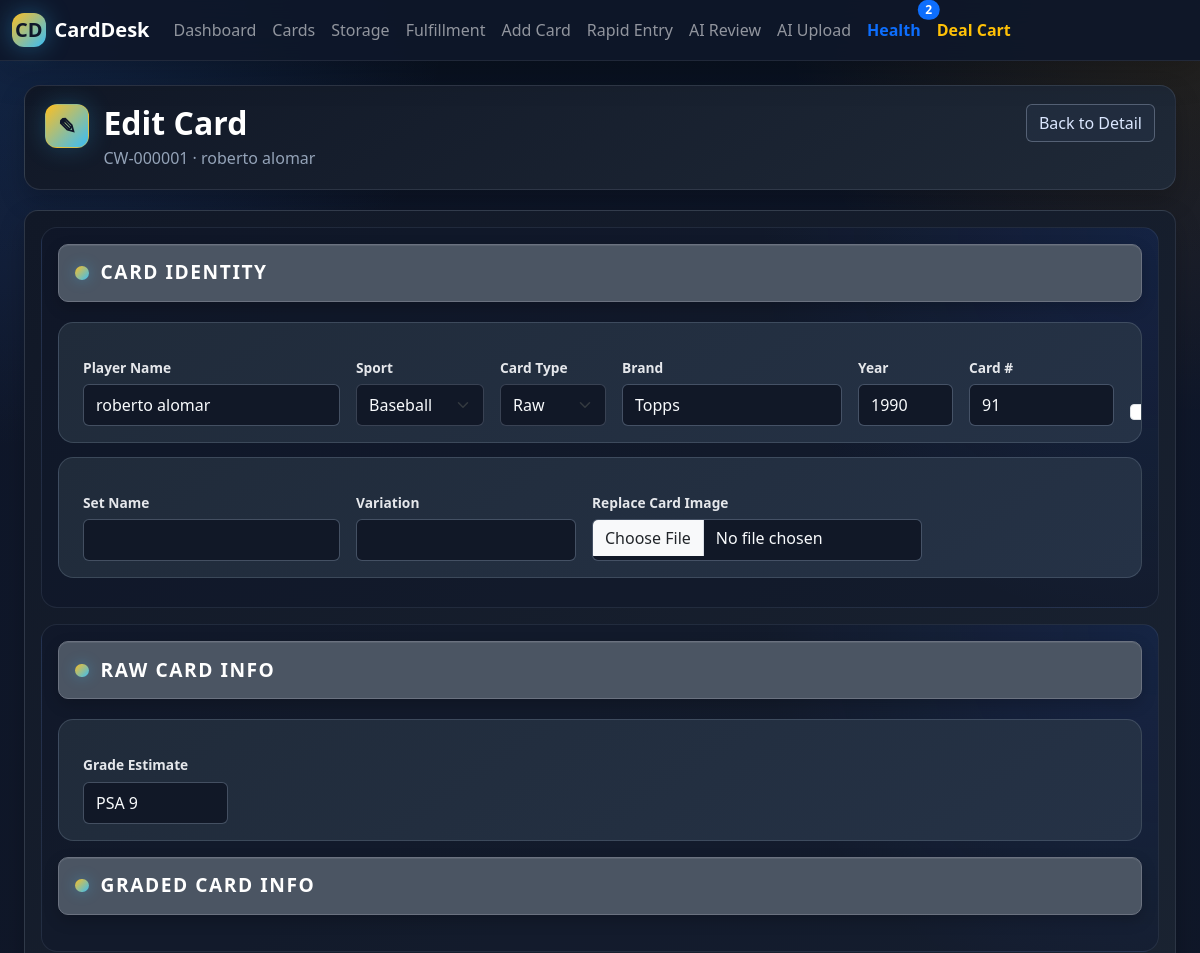
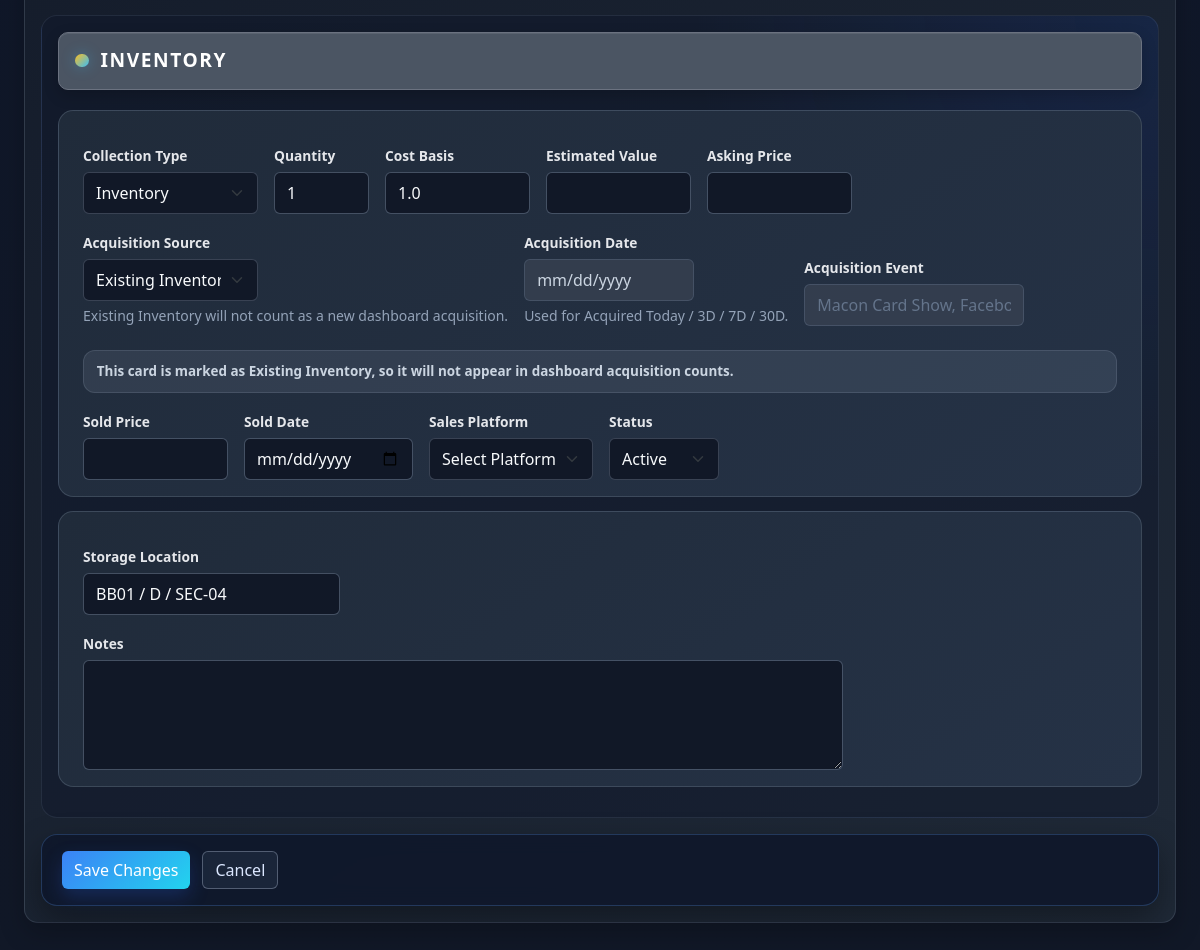
Screenshot of /cards/1/edit with the database file from the repository (2 pictures, top to bottom).
### models.py (models this page shows)
class Card(db.Model):
    id = db.Column(db.Integer, primary_key=True)
    card_code = db.Column(db.String(50), unique=True, nullable=False)
    player_name = db.Column(db.String(100), nullable=False)
    year = db.Column(db.Integer)
    sport = db.Column(db.String(50))
    brand = db.Column(db.String(100))
    set_name = db.Column(db.String(100))
    card_number = db.Column(db.String(50))
    variation = db.Column(db.String(100))
    is_hof = db.Column(db.Boolean, default=False)
    is_rookie = db.Column(db.Boolean, default=False)
    card_type = db.Column(db.String(20), default="Raw")
    grading_company = db.Column(db.String(50))
    actual_grade = db.Column(db.String(20))
    cert_number = db.Column(db.String(100))
    grade_estimate = db.Column(db.String(20))
    quantity = db.Column(db.Integer, default=1)
    purchase_price = db.Column(db.Float)
    estimated_value = db.Column(db.Float)
    asking_price = db.Column(db.Float)
    sold_price = db.Column(db.Float)
    sold_date = db.Column(db.String(20))
    sales_platform = db.Column(db.String(100))
    purchase_date = db.Column(db.String(20))
    acquisition_source = db.Column(db.String(50), default="Existing Inventory")
    acquisition_date = db.Column(db.String(20))
    acquisition_event = db.Column(db.String(150))
    storage_location = db.Column(db.String(200))
    image_filename = db.Column(db.String(200))
    image_back_filename = db.Column(db.String(200))
    notes = db.Column(db.Text)
    status = db.Column(db.String(50), default="Holding")
    collection_type = db.Column(db.String(50), default="Inventory")
    deal_id = db.Column(db.String(100))
    customer_name = db.Column(db.String(150))
    payment_type = db.Column(db.String(50))
    deal_discount_percent = db.Column(db.Float)
    trade_credit = db.Column(db.Float)
    cash_received = db.Column(db.Float)
    deal_notes = db.Column(db.Text)
    fulfillment_status = db.Column(db.String(50), default="In Storage")
    shipping_carrier = db.Column(db.String(50))
    tracking_number = db.Column(db.String(100))
    shipping_cost = db.Column(db.Float)
    shipped_date = db.Column(db.String(20))
    shipping_notes = db.Column(db.Text)
    created_at = db.Column(db.DateTime, server_default=db.func.now())

### app.py (the view, shortened to what this page needs)
@app.route("/cards/<int:card_id>/edit", methods=["GET", "POST"])
def edit_card(card_id):
    card = Card.query.get_or_404(card_id)
    return render_template(
        "edit_card.html",
        card=card
    )

### app.py (called while the page is built, shortened)
def get_deal_cart_ids():
    return [int(card_id) for card_id in session.get("deal_cart", [])]

def get_deal_cart_cards():
    cart_ids = get_deal_cart_ids()
    if not cart_ids:
        return []

### templates/edit_card.html (shortened to what this page needs)
{% extends "base.html" %}
{% block content %}
<div class="edit-card-page">
<div class="edit-card-hero">
    <div class="edit-card-title-wrap">
        <div class="edit-card-icon">✎</div>
        <div>
            <h1 class="h2 mb-1">Edit Card</h1>
            <p class="text-muted mb-0">{{ card.card_code }} · {{ card.player_name }}</p>
        </div>
    </div>
    <a class="btn btn-outline-secondary" href="{{ url_for('card_detail', card_id=card.id) }}">Back to Detail</a>
</div>
<form method="POST" enctype="multipart/form-data" class="card page-card cw-form-compact edit-card-form-card">
    <div class="card-body">
        <section class="cd-section">
        <div class="cd-section-title">Card Identity</div>
        <div class="row g-3 align-items-end cw-form-row cw-row-a flex-nowrap overflow-auto">
            <div class="col-md-auto cw-field-player">
                <label class="form-label">Player Name</label>
                <input class="form-control" type="text" name="player_name" required value="{{ card.player_name }}">
            </div>
            <div class="col-md-auto cw-field-select-sm">
                <label class="form-label">Sport</label>
                <select class="form-select" name="sport">
                    {% for sport in ["Baseball", "Football", "Basketball", "Hockey", "Soccer", "Golf", "Racing", "Wrestling", "Boxing", "Other"] %}
                        <option value="{{ sport }}" {% if card.sport == sport %}selected{% endif %}>{{ sport }}</option>
                    {% endfor %}
                </select>
            </div>
            <div class="col-md-auto cw-field-select-xs">
                <label class="form-label">Card Type</label>
                <select class="form-select" name="card_type">
                    <option value="Raw" {% if card.card_type == "Raw" %}selected{% endif %}>Raw</option>
                </select>
            </div>
            <div class="col-md-auto cw-field-md">
                <label class="form-label">Brand</label>
                <input class="form-control" type="text" name="brand" value="{{ card.brand or '' }}">
            </div>
            <div class="col-md-auto cw-field-xs">
                <label class="form-label">Year</label>
                <input class="form-control cw-input-xs" type="number" name="year" value="{{ card.year or '' }}">
            </div>
            <div class="col-md-auto cw-field-sm">
                <label class="form-label">Card #</label>
                <input class="form-control cw-input-sm" type="text" name="card_number" value="{{ card.card_number or '' }}">
            </div>
            <div class="col-md-auto">
                <div class="form-check mt-4">
                    <input class="form-check-input" type="checkbox" name="is_hof" id="is_hof" {% if card.is_hof %}checked{% endif %}>
                </div>
            </div>
        </div>
        <div class="row g-3 align-items-end cw-form-row cw-row-b">
            <div class="col-12 col-md-auto cw-field-lg">
                <label class="form-label">Set Name</label>
                <input class="form-control" type="text" name="set_name" value="{{ card.set_name or '' }}">
            </div>
            <div class="col-7 col-md-auto cw-field-md">
                <label class="form-label">Variation</label>
                <input class="form-control" type="text" name="variation" value="{{ card.variation or '' }}">
            </div>
            <div class="col-12 col-md-auto cw-field-file">
                <label class="form-label">Replace Card Image</label>
                <input class="form-control" type="file" name="card_image" accept="image/*">
            </div>
        </div>
        </section>
        <section class="cd-section">
        <div id="raw-heading" class="cd-section-title">Raw Card Info</div>
        <div id="raw-fields" class="row g-3 cw-form-row cw-grade-row">
            <div class="col-6 col-md-auto cw-field-sm">
                <label class="form-label">Grade Estimate</label>
                <input class="form-control cw-input-sm" type="text" name="grade_estimate" value="{{ card.grade_estimate or '' }}">
            </div>
        </div>
        <div id="graded-heading" class="cd-section-title mt-3">Graded Card Info</div>
        </section>
        <section class="cd-section">
        <div class="cd-section-title">Inventory</div>
        <div class="row g-3 align-items-end cw-form-row cw-row-a">
            <div class="col-6 col-md-auto cw-field-select-md">
                <label class="form-label">Collection Type</label>
                <select class="form-select" name="collection_type">
                    <option value="Inventory"
                        {% if card.collection_type == "Inventory" %}selected{% endif %}>
                        Inventory
                    </option>
                </select>
            </div>
            <div class="col-5 col-md-auto cw-field-xs">
                <label class="form-label">Quantity</label>
                <input class="form-control cw-input-xs" type="number" name="quantity" min="1" value="{{ card.quantity or 1 }}">
            </div>
            <div class="col-7 col-md-auto cw-field-sm">
                <label class="form-label">Cost Basis</label>
                <input class="form-control cw-input-sm" type="number" step="0.01" name="purchase_price" value="{{ card.purchase_price or '' }}">
            </div>
            <div class="col-7 col-md-auto cw-field-sm">
                <label class="form-label">Estimated Value</label>
                <input class="form-control cw-input-sm" type="number" step="0.01" name="estimated_value" value="{{ card.estimated_value or '' }}">
            </div>
            <div class="col-7 col-md-auto cw-field-sm">
                <label class="form-label">Asking Price</label>
                <input class="form-control cw-input-sm" type="number" step="0.01" name="asking_price" value="{{ card.asking_price or '' }}">
            </div>
            <div class="col-6 col-md-auto cw-field-select-md">
                <label class="form-label">Acquisition Source</label>
                <select class="form-select" name="acquisition_source" id="acquisition_source">
                    {% for source in ["Existing Inventory", "Cash Purchase", "Trade-In", "Bulk Collection", "Pack Pull", "Personal Collection", "Other"] %}
                        <option value="{{ source }}" {% if (card.acquisition_source or "Existing Inventory") == source %}selected{% endif %}>{{ source }}</option>
                    {% endfor %}
                </select>
                <div class="small text-muted mt-1">Existing Inventory will not count as a new dashboard acquisition.</div>
            </div>
            <div class="col-6 col-md-auto cw-field-date">
                <label class="form-label">Acquisition Date</label>
                <input class="form-control" type="date" name="acquisition_date" id="acquisition_date" value="{{ card.acquisition_date or '' }}">
                <div class="small text-muted mt-1">Used for Acquired Today / 3D / 7D / 30D.</div>
            </div>
            <div class="col-12 col-md-auto cw-field-md">
                <label class="form-label">Acquisition Event</label>
                <input class="form-control" type="text" name="acquisition_event" id="acquisition_event" value="{{ card.acquisition_event or '' }}" placeholder="Macon Card Show, Facebook, eBay...">
            </div>
            <div class="col-12">
                <div class="acquisition-note existing" id="existing_inventory_note">
                    This card is marked as Existing Inventory, so it will not appear in dashboard acquisition counts.
                </div>
            </div>
            <div class="col-7 col-md-auto cw-field-sm">
                <label class="form-label">Sold Price</label>
                <input class="form-control cw-input-sm" type="number" step="0.01" name="sold_price" value="{{ card.sold_price or '' }}">
            </div>
            <div class="col-6 col-md-auto cw-field-date">
                <label class="form-label">Sold Date</label>
                <input class="form-control" type="date" name="sold_date" value="{{ card.sold_date or '' }}">
            </div>
            <div class="col-6 col-md-auto cw-field-select-md">
                <label class="form-label">Sales Platform</label>
                <select class="form-select" name="sales_platform">
                    {% for platform in ["", "eBay", "Whatnot", "Facebook", "Card Show", "COMC", "Direct Sale", "Trade", "Other"] %}
                        <option value="{{ platform }}" {% if card.sales_platform == platform %}selected{% endif %}>{{ platform or "Select Platform" }}</option>
                    {% endfor %}
                </select>
            </div>
            <div class="col-6 col-md-auto cw-field-select-md">
                <label class="form-label">Status</label>
                <select class="form-select" name="status">
                    {% for status in ["Holding", "Active", "Sold"] %}
                        <option value="{{ status }}" {% if card.status == status %}selected{% endif %}>{{ status }}</option>
                    {% endfor %}
                </select>
            </div>
        </div>
        <div class="row g-3 align-items-end cw-form-row cw-row-b">
            <div class="col-12 col-md-auto cw-field-storage">
                <label class="form-label">Storage Location</label>
                <input class="form-control" type="text" name="storage_location" value="{{ card.storage_location or '' }}">
            </div>
            <div class="col-12">
                <label class="form-label">Notes</label>
                <textarea class="form-control" name="notes" rows="4">{{ card.notes or '' }}</textarea>
            </div>
        </div>
        </section>
        <div class="edit-card-actions">
            <button class="btn btn-primary" type="submit">Save Changes</button>
            <a class="btn btn-outline-secondary" href="{{ url_for('card_detail', card_id=card.id) }}">Cancel</a>
        </div>
    </div>
</form>
</div>
{% endblock %}

### templates/edit_card.html (style rules this page uses)
.edit-card-page { color: #e5e7eb; }
.edit-card-hero { display: flex; justify-content: space-between; align-items: flex-start; gap: 1rem; margin-bottom: 1.25rem; padding: 1.15rem 1.25rem; border-radius: 1rem; background: linear-gradient(145deg, #111827, #1f2937); border: 1px solid rgba(148, 163, 184, .18); box-shadow: 0 .65rem 1.6rem rgba(0, 0, 0, .22); }
.edit-card-title-wrap { display: flex; align-items: flex-start; gap: .9rem; }
.edit-card-icon { width: 44px; height: 44px; border: 1px solid rgba(251, 191, 36, .38); border-radius: 12px; display: grid; place-items: center; background: linear-gradient(135deg, #fbbf24, #38bdf8); color: #0f172a; font-size: 1.35rem; font-weight: 900; box-shadow: 0 0 24px rgba(56, 189, 248, .24); }
.edit-card-page h1 { color: #ffffff; font-weight: 900; }
.edit-card-page .text-muted { color: #94a3b8 !important; }
.edit-card-form-card { background: linear-gradient(145deg, #111827, #1f2937) !important; border: 1px solid rgba(148, 163, 184, .18) !important; border-radius: 14px !important; box-shadow: 0 .65rem 1.6rem rgba(0, 0, 0, .22) !important; overflow: hidden; }
.edit-card-page .cd-section { position: relative; padding: 1rem; border: 1px solid rgba(148, 163, 184, .13); border-radius: 1rem; background: radial-gradient(circle at top right, rgba(37, 99, 235, .12), transparent 34%), rgba(15, 23, 42, .38); margin-bottom: 1rem; }
.edit-card-page .cd-section-title { display: flex !important; align-items: center !important; gap: .75rem !important; background-color: #4b5563 !important; background-image: none !important; padding: .85rem 1rem !important; border-radius: 10px !important; border: 1px solid #6b7280 !important; border-bottom: 1px solid #6b7280 !important; color: #ffffff !important; font-size: 1.2rem !important; font-weight: 900 !important; letter-spacing: .08em !important; text-transform: uppercase !important; margin-bottom: 1.25rem !important; box-shadow: inset 0 1px 0 rgba(255,255,255,.08), 0 .35rem .9rem rgba(0,0,0,.18) !important; }
.edit-card-page .cd-section-title::before { content: ""; width: .85rem; height: .85rem; border-radius: 999px; background: linear-gradient(135deg, #fbbf24, #38bdf8); box-shadow: 0 0 14px rgba(56, 189, 248, .35); flex: 0 0 auto; }
.cw-form-compact #raw-fields, .cw-form-compact #graded-fields { background: linear-gradient(145deg, #202b3a, #253246) !important; border-color: rgba(148, 163, 184, .24) !important; }
.edit-card-page .btn-outline-secondary, .edit-card-page .btn-outline-primary, .cw-form-compact .btn-outline-secondary, .cw-form-compact .btn-outline-primary { color: #dbe7ff !important; border-color: rgba(148, 163, 184, .45) !important; background-color: rgba(37, 50, 70, 0.55) !important; }
.edit-card-actions { display: flex; flex-wrap: wrap; gap: .75rem; position: sticky; bottom: .75rem; z-index: 25; margin-top: 1rem; padding: 1rem 1.25rem; border: 1px solid rgba(96, 165, 250, .24); border-radius: 1rem; background: rgba(15, 23, 42, .86); backdrop-filter: blur(10px); box-shadow: 0 .85rem 2rem rgba(0, 0, 0, .35); }
.acquisition-note { margin-top: .5rem; padding: .65rem .8rem; border-radius: .75rem; font-size: .84rem; font-weight: 650; }
.acquisition-note.existing { background: rgba(148, 163, 184, .14); border: 1px solid rgba(148, 163, 184, .20); color: #cbd5e1; }
.cw-form-compact .form-control:disabled, .cw-form-compact .form-select:disabled { background-color: rgba(55, 65, 81, .82) !important; color: #cbd5e1 !important; opacity: 1 !important; cursor: not-allowed; }

### rows the page displays
Card: card_code "CW-000001", player_name "roberto alomar", sport "Baseball", card_type "Raw", brand "Topps", year "1990", card_number "91", grade_estimate "PSA 9", collection_type "Inventory", quantity "1", purchase_price "1.0", acquisition_source "Existing Inventory", status "Active", storage_location "BB01 / D / SEC-04"

### other values shown
{{ health_issue_count }} "2"
form field sales_platform "Select Platform"
